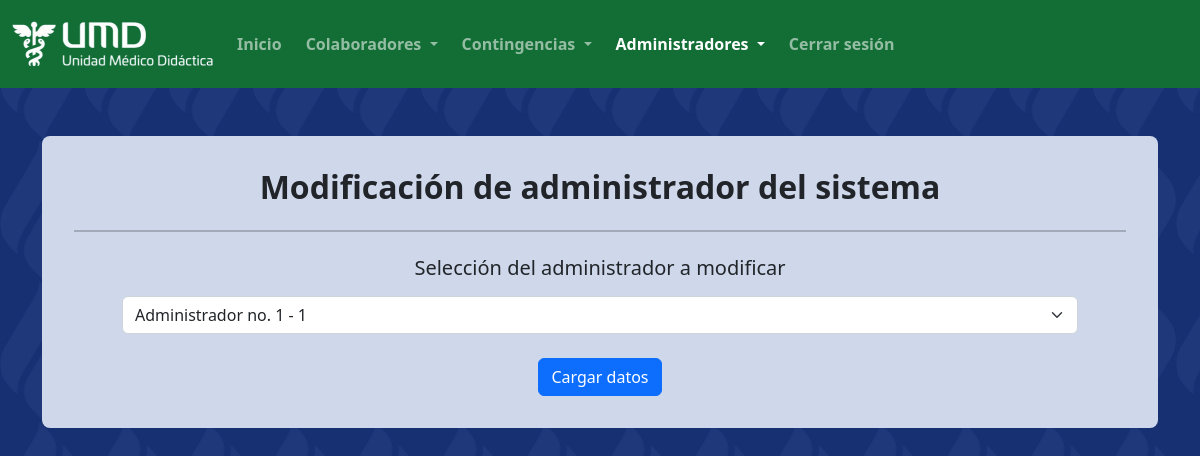
Before: /administrador/modificacion_administradores/modificacion_administrador.php (signed in) with the older database file.
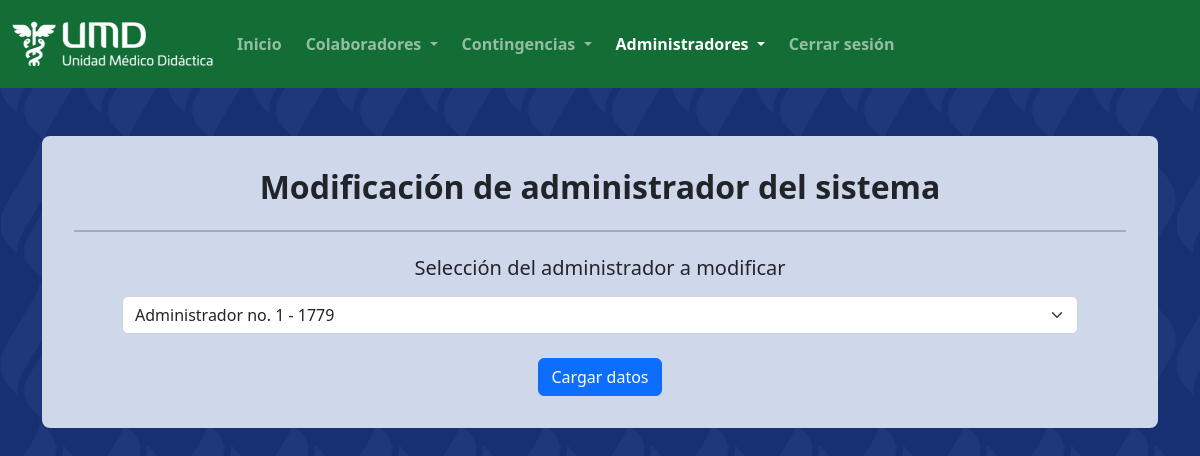
After: the same page with the newer database file.
### tables this page shows
CREATE TABLE `coordinador` (
  `ID` int(10) UNSIGNED NOT NULL,
  `clave` varchar(100) NOT NULL
);

### administrador/modificacion_administradores/modificacion_administrador.php (the view, shortened to what this page needs)
<?php
    $conexion_base = new mysqli("localhost", "root", "", "checadorumd");
    $administradores = $conexion_base->query("SELECT * FROM coordinador;");
?>
<html lang="es" class="d-none invisible">
    <head>
        <link rel="stylesheet" href="../../css/clases_globales.css">
        <link rel="stylesheet" href="../../css/desplazamiento_instantaneo.css">
        <link rel="stylesheet" href="../../css/estilos_administradores.css">
        <link rel="stylesheet" href="https://cdn.jsdelivr.net/npm/bootstrap-icons@1.9.1/font/bootstrap-icons.css">
        <link href="https://cdn.jsdelivr.net/npm/bootstrap@5.2.0/dist/css/bootstrap.min.css" rel="stylesheet">
        <link rel="stylesheet" href="../../css/dselect.min.css">
    </head>
    <body class="fondo-pantone-azul-oscuro">
        <?php
            include("../componentes_paginas/barra_navegacion.php");
        ?>
        <div class="mx-2 mx-md-0">
            <div class="container-xl my-5">
                <div class="jumbotron fondo-pantone-azul-claro">
                    <h1 class="fs-2 fw-semibold text-center">
                        Modificación de administrador del sistema
                    </h1>
                    <hr class="my-4 border border-1 border-dark">
                    <form method="GET" action="<?=$_SERVER['PHP_SELF']?>" class="mb-0 px-0 px-md-5">
                        <h5 class="text-center mb-3"> Selección del administrador a modificar </h5>
                        <select class="form-select mb-4" name="ID-administrador" id="administradores" required>
                            <?php
                                if(isset($administradores) && $administradores->num_rows > 0) {
                                    $numero_administrador = 0;
                                    while($administrador = $administradores->fetch_row()) {
                                        if(@$_GET["ID-administrador"] == $administrador[0]) {
                                            echo "<option selected value='" . $administrador[0] . "'> Administrador no. "
                                            . ++$numero_administrador . " - " . $administrador[0] . " </option> ";
                                        }
                                        else {
                                            echo "<option value='" . $administrador[0] . "'> Administrador no. "
                                            . ++$numero_administrador . " - " . $administrador[0] . " </option> ";
                                        }
                                    }
                                }
                            ?>
                        </select>
                        <div class="text-center">
                            <button class="btn btn-primary">
                                Cargar datos
                            </button>
                        </div>
                    </form>
                </div>
            </div>
        </div>
    </body>
</html>

Changed rows visible on the page:
removed coordinador: ID "1"
now on this page (row unchanged): coordinador: ID "1779"
